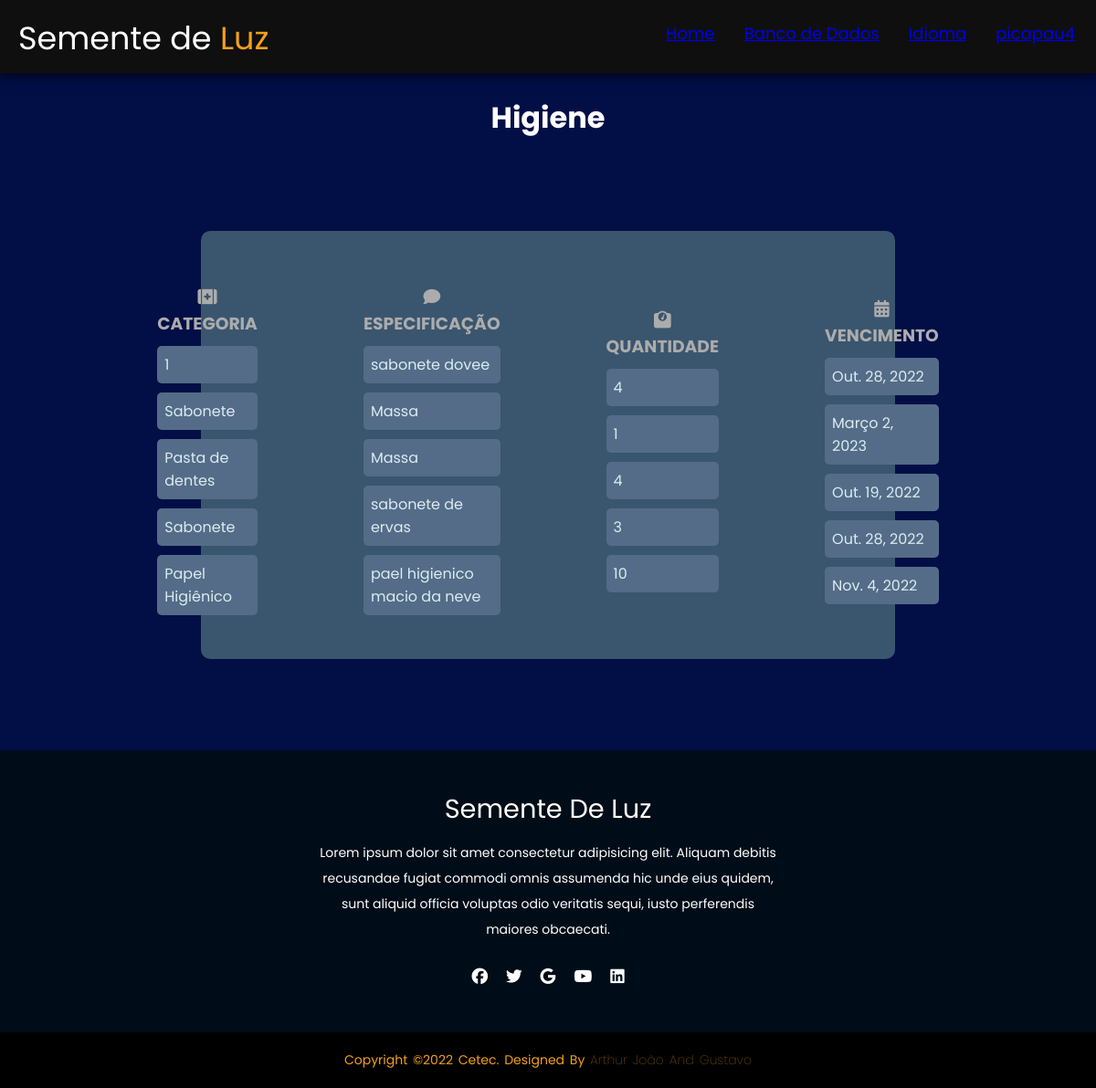
/estoque/verhigiene/ (signed in), run on the app's committed database.
### estoque/models.py (models this page shows, shortened)
class Higiene (models.Model):
    tipos = models.CharField (max_length=30, choices=HIGIENE_CHOICES, null=True)
    descr = models.CharField(max_length=30, null=True)
    qntd = models.IntegerField(null=True)
    vencimento = models.DateField(null=True)

### estoque/views.py (the view)
class VerHigieneView(ListView):
    model= Higiene
    template_name = 'ver_higiene.html'

### estoque/templates/ver_higiene.html (shortened to what this page needs)
{% load static %}
<!DOCTYPE html>
<html lang="en">
<head>
    <link rel="stylesheet" type="text/css" href='{% static "/css/ver_estoque.css" %}'>
</head>
<body>
    <header>
        <div class="logo">
            Semente de <span>Luz</span></div>
            <ul>
                <li><a href="{%url 'home' %}">Home</li></a>
                <li><a href="/estoque/escolha">Banco de Dados</li></a>
                <li><a href="/estoque/language/"> Idioma</li></a>
                <li>
                    <a href="/estoque/perfil">{{request.user}}</a>
                </li>
            </ul>
    </header>
    <br>
    <h1>Higiene</h1>
    <div class="card">
        <div class="card2">
            <div class="textfield">
                <h3><i class="fa-solid fa-kit-medical"></i> Categoria </h3>
                    {% for Higiene in object_list %}
                        <p class="text">{{Higiene.tipos}}</p>
                    {% endfor %}
            </div>
            </div>
            <div class="card2">
                <div class="textfield">
                    <h3><i class="fa-solid fa-comment"></i> Especificação </h3>
                    {% for Higiene in object_list %}
                        <p class="text">{{Higiene.descr}}</p>
                    {% endfor %}
                </div>
                </div>
                <div class="card2">
                    <div class="textfield">
                        <h3><i class="fa-solid fa-weight-scale"></i> Quantidade </h3>
                        {% for Higiene in object_list %}
                            <p class="text">{{Higiene.qntd}}</p>
                        {% endfor %}
                    </div>
                    </div>
                    <div class="card2">
                        <div class="textfield">
                            <h3><i class="fa-solid fa-calendar-days"></i> vencimento </h3>
                            {% for Higiene in object_list %}
                                <p class="text">{{Higiene.vencimento}}</p>
                            {% endfor %}
                        </div>
                        </div>
    </div>
    <footer>
        <div class="footer-content">
            <h3>Semente de Luz</h3>
            <p>Lorem ipsum dolor sit amet consectetur adipisicing elit. Aliquam debitis recusandae fugiat commodi omnis assumenda hic unde eius quidem, sunt aliquid officia voluptas odio veritatis sequi, iusto perferendis maiores obcaecati.</p>
            <ul class="socials">
                <li><a href="#"><i class="fa-brands fa-facebook"></i></a></li>
                <li><a href="#"><i class="fa-brands fa-twitter"></i></a></li>
                <li><a href="#"><i class="fa-brands fa-google"></i></a></li>
                <li><a href="#"><i class="fa-brands fa-youtube"></i></a></li>
                <li><a href="#"><i class="fa-brands fa-linkedin"></i></a></li>
            </ul>
        </div>
        <div class="footer-bottom">
            <p>copyright &copy;2022 Cetec. designed by <span>Arthur João and Gustavo</span></p>
        </div>
    </footer>
</body>
</html>

### estoque/static/css/ver_estoque.css (style rules this page uses)
* { margin: 0; padding: 0; font-family: 'Poppins', sans-serif; }
body { background-color: #020e46; }
.logo { color: #ffffff; margin-top: 15px; margin-left: 20px; font-size: 35px; }
.logo > span { color: #F49F1C; }
header { height: 10vh; display: flex; justify-content: space-between ; background-color: #0f0f0f; box-shadow: 0 0 1rem black; }
header > ul { display: flex; margin: 23px; font-size: 18px; }
header > ul > li { color: #F49F1C; list-style-type: none; cursor: pointer; padding-left: 2rem; }
h1 { text-align: center; color: white; }
.card { background-color: #3a556e; border-radius: 10px; width: 60%; padding: 20px; margin: auto; margin-bottom: 100px; margin-top: 100px; display: flex; flex-direction: row; justify-content: center; align-items: center; }
.textfield { color:#fff; margin-top: 10px; padding: 8px; margin-left: 30px; margin-right: 30px; }
.textfield > h3 { text-align: center; text-transform: uppercase; color:rgb(172, 172, 172); }
.card2 { margin: 20px; }
.text { margin-top: 10px; border: none; border-radius: 5px; padding: 8px; background: #546c88; color: #f0ffffde; font-size: 12pt; outline: none; box-sizing: border-box; }
footer { background-color: #000c17; height: auto; padding-top: 40px; color: #fff; }
.footer-content { display: flex; align-items: center; justify-content: center; flex-direction: column; text-align: center; }
.footer-content h3 { font-size: 1.8rem; font-weight: 400; text-transform: capitalize; line-height: 3rem; }
.footer-content p { max-width: 500px; margin: 10px auto; line-height: 28px; font-size: 14px; }
.socials { list-style: none; display: flex; align-items: center; justify-content: center; margin: 1rem 0 3rem 0; }
.socials li { margin: 0 10px; }
.socials a { text-decoration: none; color: rgb(255, 255, 255); }
.socials a i { font-size: 1.1rem; transition: color .4s ease; }
.footer-bottom { background: black; padding: 20px 0; text-align: center; }
.footer-bottom p { font-size: 14px; word-spacing: 2px; text-transform: capitalize; color: #F49F1C; }
.footer-bottom span { opacity: .4; font-weight: 200; }

### data on the page
Higiene: tipos "1", descr "sabonete dovee", qntd "4", vencimento "Out. 28, 2022"
Higiene: tipos "Sabonete", descr "Massa", qntd "1", vencimento "Março 2, 2023"
Higiene: tipos "Pasta de dentes", descr "Massa", qntd "4", vencimento "Out. 19, 2022"
Higiene: tipos "Sabonete", descr "sabonete de ervas", qntd "3", vencimento "Out. 28, 2022"
Higiene: tipos "Papel Higiênico", descr "pael higienico macio da neve", qntd "10", vencimento "Nov. 4, 2022"
